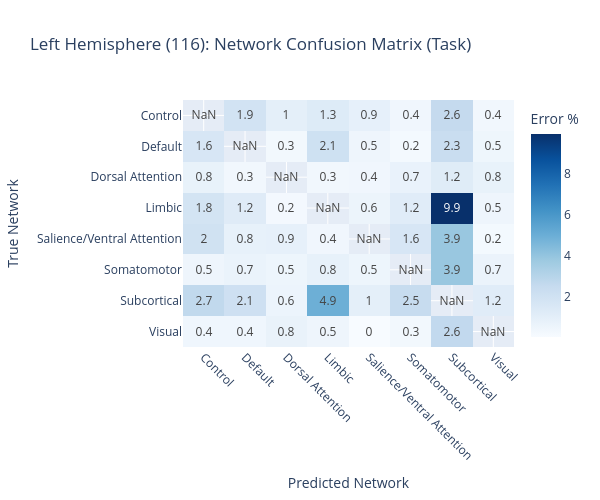

Notebook cell for this chart:
### Code cell
# Left Hemisphere Network Confusion Matrix
cm_lh_task, networks_lh = build_major_network_cm(task_true_labels_lh, task_predictions_lh, region_info_lh)

cm_lh_norm = cm_lh_task.astype(float)
row_sums = cm_lh_norm.sum(axis=1, keepdims=True)
cm_lh_norm = np.divide(cm_lh_norm, row_sums, where=row_sums != 0) * 100
np.fill_diagonal(cm_lh_norm, np.nan)

fig = go.Figure(go.Heatmap(
    z=cm_lh_norm, x=networks_lh, y=networks_lh,
    text=np.round(cm_lh_norm, 1), texttemplate='%{text}',
    colorscale='Blues', showscale=True,
    colorbar=dict(title='Error %'),
    hovertemplate='True: %{y}<br>Pred: %{x}<br>Rate: %{z:.1f}%<extra></extra>'
))

fig.update_layout(
    title='Left Hemisphere (116): Network Confusion Matrix (Task)',
    xaxis_title='Predicted Network',
    yaxis_title='True Network',
    height=500, width=600,
    yaxis=dict(autorange='reversed'),
    xaxis=dict(tickangle=45)
)

fig.show()

### Figure 1 — Plotly figure (JSON) as saved in the notebook; plotly's stock layout.template omitted (floating-point values rounded to 4 significant figures)
{"data": [{"colorbar": {"title": {"text": "Error %"}}, "colorscale": [[0, "rgb(247,251,255)"], [0.125, "rgb(222,235,247)"], [0.25, "rgb(198,219,239)"], [0.375, "rgb(158,202,225)"], [0.5, "rgb(107,174,214)"], [0.625, "rgb(66,146,198)"], [0.75, "rgb(33,113,181)"], [0.875, "rgb(8,81,156)"], [1, "rgb(8,48,107)"]], "hovertemplate": "True: %{y}<br>Pred: %{x}<br>Rate: %{z:.1f}%<extra></extra>", "showscale": true, "text": [[NaN, 1.9, 1.0, 1.3, 0.9, 0.4, 2.6, 0.4], [1.6, NaN, 0.3, 2.1, 0.5, 0.2, 2.3, 0.5], [0.8, 0.3, NaN, 0.3, 0.4, 0.7, 1.2, 0.8], [1.8, 1.2, 0.2, NaN, 0.6, 1.2, 9.9, 0.5], [2.0, 0.8, 0.9, 0.4, NaN, 1.6, 3.9, 0.2], [0.5, 0.7, 0.5, 0.8, 0.5, NaN, 3.9, 0.7], [2.7, 2.1, 0.6, 4.9, 1.0, 2.5, NaN, 1.2], [0.4, 0.4, 0.8, 0.5, 0.0, 0.3, 2.6, NaN]], "texttemplate": "%{text}", "type": "heatmap", "x": ["Control", "Default", "Dorsal Attention", "Limbic", "Salience/Ventral Attention", "Somatomotor", "Subcortical", "Visual"], "y": ["Control", "Default", "Dorsal Attention", "Limbic", "Salience/Ventral Attention", "Somatomotor", "Subcortical", "Visual"], "z": [[NaN, 1.889, 0.9722, 1.306, 0.8889, 0.3889, 2.556, 0.3611], [1.635, NaN, 0.3077, 2.077, 0.4808, 0.2308, 2.346, 0.4615], [0.7727, 0.3182, NaN, 0.3182, 0.4091, 0.7273, 1.227, 0.7727], [1.833, 1.25, 0.25, NaN, 0.5833, 1.167, 9.917, 0.5], [2.0, 0.8182, 0.8636, 0.4091, NaN, 1.636, 3.864, 0.2273], [0.5, 0.6875, 0.5312, 0.8438, 0.5312, NaN, 3.875, 0.6562], [2.656, 2.094, 0.5625, 4.938, 0.9688, 2.469, NaN, 1.188], [0.4167, 0.4167, 0.75, 0.5, 0.04167, 0.2917, 2.625, NaN]]}], "layout": {"height": 500, "title": {"text": "Left Hemisphere (116): Network Confusion Matrix (Task)"}, "width": 600, "xaxis": {"tickangle": 45, "title": {"text": "Predicted Network"}}, "yaxis": {"autorange": "reversed", "title": {"text": "True Network"}}}}
